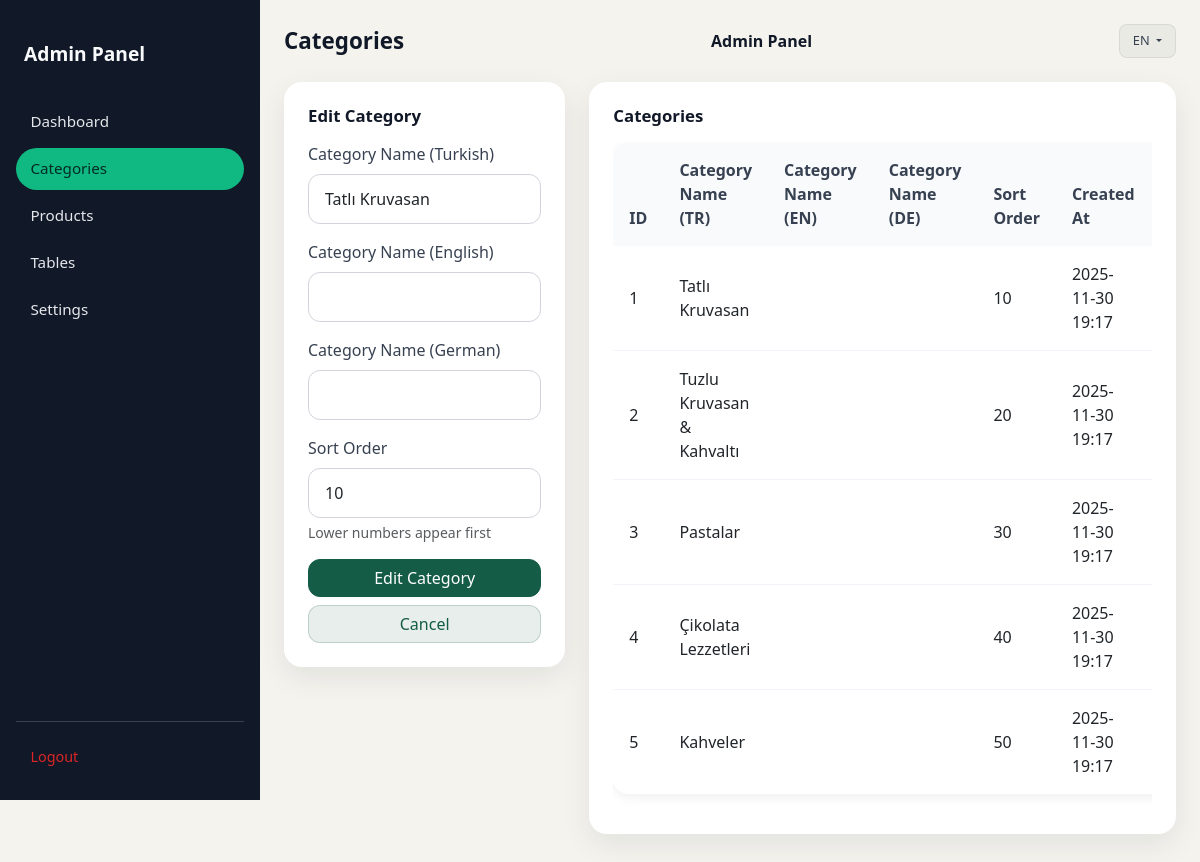
The app's page /app/public/admin/categories.php?edit_id=1 (signed in) with its own data.
### tables this page shows
CREATE TABLE IF NOT EXISTS categories (
    id INT AUTO_INCREMENT PRIMARY KEY,
    restaurant_id INT NOT NULL,
    name VARCHAR(100),
    sort_order INT DEFAULT 0,
    created_at TIMESTAMP DEFAULT CURRENT_TIMESTAMP,
    FOREIGN KEY (restaurant_id) REFERENCES restaurants(id) ON DELETE CASCADE
);

### app/app/includes/lang.php (called while the page is built, shortened)
<?php
function t(string $key, array $replacements = []): string {
    $translation = $GLOBALS['translations'][$key] ?? $key;
    return $translation;
}
function getCurrentLangCode(): string {
    return $GLOBALS['current_lang'];
}
?>

### app/public/admin/categories.php (the view, shortened to what this page needs)
<?php
$pdo = getDb();
$editCategory = null;
if (isset($_GET['edit_id'])) {
    $editId = (int)$_GET['edit_id'];
    try {
        $stmt = $pdo->prepare("SELECT * FROM categories WHERE id = :id AND restaurant_id = 1");
        $stmt->bindParam(':id', $editId);
        $stmt->execute();
        $editCategory = $stmt->fetch();
    } catch (PDOException $e) {
        $error = 'Error fetching category: ' . $e->getMessage();
    }
}
try {
    $stmt = $pdo->prepare("SELECT * FROM categories WHERE restaurant_id = 1 ORDER BY sort_order, id");
    $stmt->execute();
    $categories = $stmt->fetchAll();
} catch (PDOException $e) {
    $error = 'Error fetching categories: ' . $e->getMessage();
    $categories = [];
}
?>
<!DOCTYPE html>
<html lang="<?= getCurrentLangCode() ?>">
<head>
    <link href="https://cdn.jsdelivr.net/npm/bootstrap@5.3.0/dist/css/bootstrap.min.css" rel="stylesheet">
    <link href="/assets/admin.css?v=<?= time() ?>" rel="stylesheet">
    </head>
<body class="admin-body">
    <div class="admin-layout">
        <div class="admin-sidebar" id="mobileSidebar">
            <a href="/admin/dashboard.php" class="admin-sidebar-brand"><?= t('admin.title') ?></a>
            <nav class="admin-sidebar-nav">
                <a href="/admin/dashboard.php"><?= t('admin.dashboard') ?></a>
                <a href="/admin/categories.php" class="active"><?= t('admin.categories') ?></a>
                <a href="/admin/products.php"><?= t('admin.products') ?></a>
                <a href="/admin/tables.php"><?= t('admin.tables') ?></a>
                <a href="/admin/settings.php"><?= t('admin.settings') ?></a>
            </nav>
            <div class="admin-sidebar-footer">
                <a href="/admin/logout.php"><?= t('admin.logout') ?></a>
            </div>
        </div>
        <div class="admin-content">
            <div class="admin-topbar">
                <div class="admin-topbar-left">
                    <h1 class="admin-page-title d-none d-lg-block"><?= t('admin.categories') ?></h1>
                </div>
                <div class="admin-topbar-center">
                    <?php
                    try {
                        $pdo = getDb();
                        $stmt = $pdo->prepare("SELECT logo_path, name FROM restaurants WHERE id = 1 LIMIT 1");
                        $stmt->execute();
                        $restaurant = $stmt->fetch();
                        if ($restaurant && !empty($restaurant['logo_path'])): ?>
                            <img src="<?= htmlspecialchars($restaurant['logo_path']) ?>"
                                 alt="<?= htmlspecialchars($restaurant['name'] ?? 'Restaurant Logo') ?>"
                                 style="height: 32px; max-width: 120px; object-fit: contain;">
                        <?php else: ?>
                            <span class="admin-topbar-logo"><?= t('admin.title') ?></span>
                        <?php endif;
                    } catch (Exception $e) {
                        echo '<span class="admin-topbar-logo">' . t('admin.title') . '</span>';
                    }
                    ?>
                </div>
                <div class="admin-topbar-right">
                    <div class="dropdown">
                        <button class="admin-lang-btn dropdown-toggle" type="button" data-bs-toggle="dropdown">
                            <?= strtoupper(getCurrentLangCode()) ?>
                        </button>
                    </div>
                </div>
            </div>
            <div class="row">
                <div class="col-md-4">
                    <div class="admin-card">
                        <div class="admin-card-header">
                            <h5 class="admin-card-title"><?= $editCategory ? t('admin.edit_category') : t('admin.add_category') ?></h5>
                        </div>
                        <form method="POST">
                            <div class="mb-3">
                                <label for="name" class="form-label"><?= t('admin.category_name_tr') ?></label>
                                <input type="text" class="form-control" id="name" name="name"
                                       value="<?= htmlspecialchars($editCategory['name'] ?? '') ?>" required>
                            </div>
                            <div class="mb-3">
                                <label for="name_en" class="form-label"><?= t('admin.category_name_en') ?></label>
                                <input type="text" class="form-control" id="name_en" name="name_en"
                                       value="<?= htmlspecialchars($editCategory['name_en'] ?? '') ?>">
                            </div>
                            <div class="mb-3">
                                <label for="name_de" class="form-label"><?= t('admin.category_name_de') ?></label>
                                <input type="text" class="form-control" id="name_de" name="name_de"
                                       value="<?= htmlspecialchars($editCategory['name_de'] ?? '') ?>">
                            </div>
                            <div class="mb-3">
                                <label for="sort_order" class="form-label"><?= t('admin.sort_order') ?></label>
                                <input type="number" class="form-control" id="sort_order" name="sort_order"
                                       value="<?= $editCategory['sort_order'] ?? 0 ?>" min="0">
                                <div class="form-text">Lower numbers appear first</div>
                            </div>
                            <div class="d-grid gap-2">
                                <button type="submit" class="btn btn-primary">
                                    <?= $editCategory ? t('admin.edit_category') : t('admin.add_category') ?>
                                </button>
                                <?php if ($editCategory): ?>
                                    <a href="/admin/categories.php" class="btn btn-primary-soft"><?= t('admin.cancel') ?></a>
                                <?php endif; ?>
                            </div>
                        </form>
                    </div>
                </div>
                <div class="col-md-8">
                    <div class="admin-card">
                        <div class="admin-card-header">
                            <h5 class="admin-card-title"><?= t('admin.categories') ?></h5>
                        </div>
                        <?php if (empty($categories)): ?>
                            <div class="text-center py-4">
                                <p class="text-muted">No categories found. Add your first category using the form on the left.</p>
                            </div>
                        <?php else: ?>
                            <div class="table-responsive">
                                <table class="table table-rounded">
                                    <thead>
                                        <tr>
                                            <th>ID</th>
                                            <th><?= t('admin.category_name') ?> (TR)</th>
                                            <th><?= t('admin.category_name') ?> (EN)</th>
                                            <th><?= t('admin.category_name') ?> (DE)</th>
                                            <th><?= t('admin.sort_order') ?></th>
                                            <th>Created At</th>
                                        </tr>
                                    </thead>
                                    <tbody>
                                        <?php foreach ($categories as $category): ?>
                                            <tr>
                                                <td><?= $category['id'] ?></td>
                                                <td><?= htmlspecialchars($category['name']) ?></td>
                                                <td><?= htmlspecialchars($category['name_en'] ?? '') ?></td>
                                                <td><?= htmlspecialchars($category['name_de'] ?? '') ?></td>
                                                <td><?= $category['sort_order'] ?></td>
                                                <td><?= date('Y-m-d H:i', strtotime($category['created_at'])) ?></td>
                                            </tr>
                                        <?php endforeach; ?>
                                    </tbody>
                                </table>
                            </div>
                        <?php endif; ?>
                    </div>
                </div>
            </div>
        </div>
    </div>
</body>
</html>

### app/public/assets/admin.css (style rules this page uses)
body.admin-body { background: #f4f3ee; font-family: system-ui, -apple-system, BlinkMacSystemFont, "Segoe UI", sans-serif; }
.admin-layout { display: flex; min-height: 100vh; }
.admin-sidebar { width: 260px; background: #111827; color: #e5e7eb; display: flex; flex-direction: column; padding: 1.5rem 1rem; position: fixed; height: 100vh; overflow-y: auto; }
.admin-sidebar-brand { font-weight: 700; font-size: 1.2rem; color: #f9fafb; margin-bottom: 1.5rem; margin-top: 0.5rem; text-decoration: none; display: block; padding: 0.5rem; border-radius: 8px; transition: background 0.2s ease; }
.admin-sidebar-nav { flex: 1; }
.admin-sidebar-nav a { display: block; padding: 0.6rem 0.9rem; border-radius: 999px; color: #e5e7eb; text-decoration: none; font-size: 0.95rem; margin-bottom: 0.3rem; transition: all 0.2s ease; }
.admin-sidebar-nav a.active { background: #10b981; color: #022c22; font-weight: 500; }
.admin-sidebar-footer { margin-top: auto; padding-top: 1rem; border-top: 1px solid #374151; }
.admin-sidebar-footer a { color: #dc2626; text-decoration: none; font-size: 0.9rem; padding: 0.5rem 0.9rem; border-radius: 8px; display: block; transition: background 0.2s ease; }
.admin-content { flex: 1; margin-left: 260px; padding: 1.5rem; }
.admin-topbar { display: flex; justify-content: space-between; align-items: center; margin-bottom: 1.5rem; }
.admin-page-title { font-size: 1.4rem; font-weight: 600; color: #111827; margin: 0; }
.admin-card { background: #ffffff; border-radius: 18px; box-shadow: 0 10px 30px rgba(15, 23, 42, 0.08); padding: 1.5rem; margin-bottom: 1.5rem; border: none; transition: box-shadow 0.2s ease; }
.admin-card-header { display: flex; justify-content: space-between; align-items: center; margin-bottom: 1rem; }
.admin-card-title { font-weight: 600; font-size: 1.05rem; color: #111827; margin: 0; }
.table-rounded { border-radius: 16px; overflow: hidden; box-shadow: 0 4px 12px rgba(15, 23, 42, 0.06); }
.table-rounded thead th { background: #f8fafc; border: none; font-weight: 600; color: #374151; padding: 1rem; }
.table-rounded tbody td { border: none; padding: 1rem; vertical-align: middle; }
.table-rounded tbody tr { border-bottom: 1px solid #f1f5f9; }
.table-rounded tbody tr:last-child { border-bottom: none; }
.btn-primary-soft { background: rgba(20, 92, 70, 0.1); color: #145c46; border: 1px solid rgba(20, 92, 70, 0.2); font-weight: 500; border-radius: 12px; transition: all 0.2s ease; }
.btn-primary { background: #145c46; border-color: #145c46; border-radius: 12px; font-weight: 500; transition: all 0.2s ease; }
.form-control { border-radius: 12px; border: 1px solid #d1d5db; padding: 0.75rem 1rem; transition: all 0.2s ease; }
.form-label { font-weight: 500; color: #374151; margin-bottom: 0.5rem; }
.admin-topbar-left, .admin-topbar-center, .admin-topbar-right { display: flex; align-items: center; }
.admin-topbar-center { flex: 1; justify-content: center; }
.admin-topbar-right { justify-content: flex-end; gap: 0.5rem; }
.admin-topbar-logo { font-weight: 600; font-size: 1rem; color: #111827; white-space: nowrap; }
.admin-lang-btn { border-radius: 8px; font-size: 0.8rem; font-weight: 500; padding: 0.4rem 0.8rem; background: rgba(17, 24, 39, 0.04); border: 1px solid rgba(17, 24, 39, 0.08); color: #374151; transition: all 0.2s ease; min-width: 50px; }
@media (min-width: 992px) { .admin-sidebar { transform: translateX(0); position: fixed; top: 0; bottom: auto; height: 100vh; box-shadow: none; } }
@media (min-width: 992px) { .admin-content { margin-left: 260px; } }

### records on screen
categories: name "Tatlı Kruvasan", sort_order "10", id "1", created_at "2025-11-30 19:17"
categories: id "2", name "Tuzlu Kruvasan & Kahvaltı", sort_order "20", created_at "2025-11-30 19:17"
categories: id "3", name "Pastalar", sort_order "30", created_at "2025-11-30 19:17"
categories: id "4", name "Çikolata Lezzetleri", sort_order "40", created_at "2025-11-30 19:17"
categories: id "5", name "Kahveler", sort_order "50", created_at "2025-11-30 19:17"

### other values on screen
t('admin.title') "Admin Panel"
t('admin.dashboard') "Dashboard"
t('admin.categories') "Categories"
t('admin.products') "Products"
t('admin.tables') "Tables"
t('admin.settings') "Settings"
t('admin.logout') "Logout"
getCurrentLangCode() "EN"
t('admin.edit_category') "Edit Category"
t('admin.category_name_tr') "Category Name (Turkish)"
t('admin.category_name_en') "Category Name (English)"
t('admin.category_name_de') "Category Name (German)"
t('admin.sort_order') "Sort Order"
t('admin.cancel') "Cancel"
t('admin.category_name') "Category Name"
